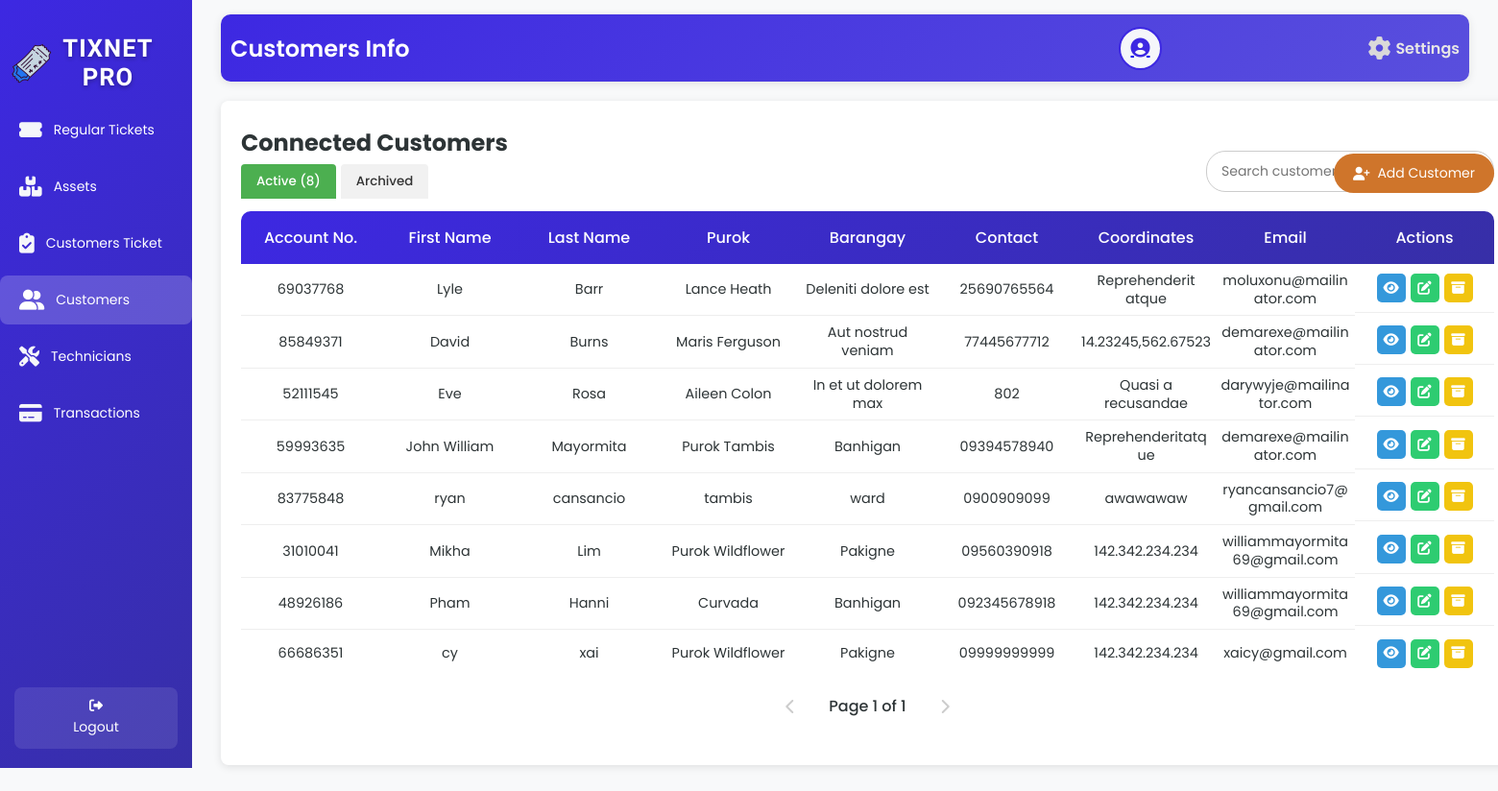
Screenshot of /customersT.php with the database file from the repository.
### tables this page shows
CREATE TABLE `tbl_customer` (
  `c_id` int(50) NOT NULL,
  `c_fname` varchar(200) NOT NULL,
  `c_lname` varchar(200) NOT NULL,
  `c_purok` varchar(200) NOT NULL,
  `c_barangay` varchar(200) NOT NULL,
  `c_contact` varchar(100) NOT NULL,
  `c_email` varchar(200) NOT NULL,
  `c_date` date NOT NULL,
  `c_napname` varchar(200) NOT NULL,
  `c_napport` int(50) NOT NULL,
  `c_macaddress` varchar(200) NOT NULL,
  `c_status` varchar(200) NOT NULL,
  `c_plan` varchar(200) NOT NULL,
  `c_equipment` varchar(200) NOT NULL,
  `c_account_no` int(100) NOT NULL,
  `c_coordinates` varchar(200) NOT NULL,
  `c_balance` int(50) NOT NULL,
  `c_startdate` varchar(100) NOT NULL,
  `c_nextdue` varchar(100) NOT NULL,
  `c_lastdue` varchar(100) NOT NULL,
  `c_nextbill` varchar(100) NOT NULL,
  `c_billstatus` varchar(100) NOT NULL,
  `c_advancedays` varchar(200) NOT NULL,
  `c_advance` int(200) NOT NULL
);

### customersT.php (the view, shortened to what this page needs)
<?php
include 'db.php';
function jsEscape($str) {
    return str_replace(
        ["\\", "'", "\"", "\n", "\r", "\t"],
        ["\\\\", "\\'", "\\\"", "\\n", "\\r", "\\t"],
        $str
    );
}
function formatDateDisplay($date) {
    if (empty($date) || $date === '0000-00-00') {
        return '';
    }
    return date('Y/M/d', strtotime($date));
}
function updateDueAndBillDates($conn, $account_no, $next_due) {
    $current_date = new DateTime();
    $next_due_date = new DateTime($next_due);
    return [$next_due, null, null];
}
$avatarPath = $_SESSION['avatarPath'];
if ($conn) {
    $limit = 10;
    $pageActive = isset($_GET['page_active']) ? (int)$_GET['page_active'] : 1;
    $offsetActive = ($pageActive - 1) * $limit;
    $totalActiveQuery = "SELECT COUNT(*) AS total FROM tbl_customer WHERE c_status NOT LIKE 'ARCHIVED:%' OR c_status IS NULL";
    $totalActiveResult = $conn->query($totalActiveQuery);
    $totalActiveRow = $totalActiveResult->fetch_assoc();
    $totalActive = $totalActiveRow['total'];
    $totalActivePages = ceil($totalActive / $limit);
    $pageArchived = isset($_GET['page_archived']) ? (int)$_GET['page_archived'] : 1;
    $sqlActive = "SELECT c_account_no, c_fname, c_lname, c_purok, c_barangay, c_contact, c_email, c_coordinates, c_date, c_napname, c_napport, c_macaddress, c_status, c_plan, c_equipment, c_balance, c_startdate, c_nextdue, c_lastdue, c_nextbill, c_billstatus
                  FROM tbl_customer WHERE c_status NOT LIKE 'ARCHIVED:%' OR c_status IS NULL LIMIT ?, ?";
    $stmtActive = $conn->prepare($sqlActive);
    $stmtActive->bind_param("ii", $offsetActive, $limit);
    $stmtActive->execute();
    $resultActive = $stmtActive->get_result();
} else {
    $_SESSION['error'] = "Database connection failed.";
}
?>
<!DOCTYPE html>
<html lang="en">
<head>
    <link rel="stylesheet" href="customerssT.css">
    <link rel="stylesheet" href="https://cdnjs.cloudflare.com/ajax/libs/font-awesome/6.6.0/css/all.min.css" />
</head>
<body>
<div class="wrapper">
    <div class="sidebar">
        <h2><img src="image/logo.png" alt="TixNet Icon" class="sidebar-icon">TixNet Pro</h2>
    <ul>
        <li><a href="staffD.php"><i class="fas fa-ticket-alt icon"></i> <span>Regular Tickets</span></a></li>
        <li><a href="assetsT.php"><i class="fas fa-boxes icon"></i> <span>Assets</span></a></li>
        <li><a href="AllCustomersT.php"><i class="fas fa-clipboard-check icon"></i> <span>Customers Ticket</span></a></li>
        <li><a href="customersT.php" class="active"><i class="fas fa-user-friends icon"></i> <span>Customers</span></a></li>
        <li><a href="AssignTech.php"><i class="fas fa-tools icon"></i> <span>Technicians</span></a></li>
        <li><a href="Payments.php"><i class="fas fa-credit-card icon"></i> <span>Transactions</span></a></li>
    </ul>
    <footer>
        <a href="technician_staff.php" class="back-home"><i class="fas fa-sign-out-alt"></i> Logout</a>
    </footer>
    </div>
    <div class="container">
        <div class="upper">
            <h1>Customers Info</h1>
            <div class="user-profile">
                <div class="user-icon">
                    <a href="image.php">
                        <?php
                        $cleanAvatarPath = preg_replace('/\?\d+$/', '', $avatarPath);
                        if (!empty($avatarPath) && file_exists($cleanAvatarPath)) {
                            echo "<img src='" . htmlspecialchars($avatarPath, ENT_QUOTES, 'UTF-8') . "' alt='User Avatar'>";
                        } else {
                            echo "<i class='fas fa-user-circle'></i>";
                        }
                        ?>
                    </a>
                </div>
                <a href="settings.php" class="settings-link">
                    <i class="fas fa-cog"></i>
                    <span>Settings</span>
                </a>
            </div>
        </div>
        <div class="table-box glass-container">
            <h2>Connected Customers</h2>
            <div class="tab-buttons">
                <button class="tab-btn <?php echo (isset($_GET['tab']) && $_GET['tab'] === 'customers_active') || !isset($_GET['tab']) ? 'active' : ''; ?>" onclick="showTab('customers_active')">
                    Active (<?php echo $totalActive; ?>)
                </button>
                <button class="tab-btn <?php echo isset($_GET['tab']) && $_GET['tab'] === 'customers_archived' ? 'active' : ''; ?>" onclick="showTab('customers_archived')">
                    Archived
                </button>
            </div>
             <div class="search-container">
                <span class="search-icon"><i class="fas fa-search"></i></span>
            </div>
            <div class="customer-actions">
                <form action="addC.php" method="get" style="display: inline;">
                    <button type="submit" class="add-user-btn"><i class="fas fa-user-plus"></i> Add Customer</button>
                </form>
            </div>
            <div class="active-customers" id="customers_active" <?php echo (isset($_GET['tab']) && $_GET['tab'] === 'customers_archived') ? 'style="display: none;"' : ''; ?>>
                <table id="active-customers-table">
                    <thead>
                        <tr>
                            <th>Account No.</th>
                            <th>First Name</th>
                            <th>Last Name</th>
                            <th>Purok</th>
                            <th>Barangay</th>
                            <th>Contact</th>
                            <th>Coordinates</th>
                            <th>Email</th>
                            <th>Actions</th>
                        </tr>
                    </thead>
                    <tbody id="active-customers-tbody">
                        <?php
                        if ($resultActive->num_rows > 0) {
                            while ($row = $resultActive->fetch_assoc()) {
                                if (!empty($row['c_nextdue'])) {
                                    list($updated_next_due, $updated_last_due, $updated_next_bill) = updateDueAndBillDates($conn, $row['c_account_no'], $row['c_nextdue']);
                                    $row['c_nextdue'] = $updated_next_due;
                                }
                                $displayStatus = ($row['c_status'] ?? '');
                                echo "<tr>
                                        <td>" . htmlspecialchars($row['c_account_no'], ENT_QUOTES, 'UTF-8') . "</td>
                                        <td>" . htmlspecialchars($row['c_fname'], ENT_QUOTES, 'UTF-8') . "</td>
                                        <td>" . htmlspecialchars($row['c_lname'], ENT_QUOTES, 'UTF-8') . "</td>
                                        <td>" . htmlspecialchars($row['c_purok'], ENT_QUOTES, 'UTF-8') . "</td>
                                        <td>" . htmlspecialchars($row['c_barangay'], ENT_QUOTES, 'UTF-8') . "</td>
                                        <td>" . htmlspecialchars($row['c_contact'], ENT_QUOTES, 'UTF-8') . "</td>
                                        <td>" . htmlspecialchars($row['c_coordinates'], ENT_QUOTES, 'UTF-8') . "</td>
                                        <td>" . htmlspecialchars($row['c_email'], ENT_QUOTES, 'UTF-8') . "</td>
                                        <td class='action-buttons'>
                                            <a class='view-btn' onclick=\"showViewDetails('" . htmlspecialchars($row['c_account_no'], ENT_QUOTES, 'UTF-8') . "', '" . jsEscape($row['c_fname']) . "', '" . jsEscape($row['c_lname']) . "', '" . jsEscape($row['c_purok']) . "', '" . jsEscape($row['c_barangay']) . "', '" . jsEscape($row['c_contact']) . "', '" . jsEscape($row['c_email']) . "', '" . jsEscape($row['c_coordinates']) . "', '" . jsEscape($row['c_date']) . "', '" . jsEscape($row['c_napname']) . "', '" . jsEscape($row['c_napport']) . "', '" . jsEscape($row['c_macaddress']) . "', '" . jsEscape($displayStatus) . "', '" . jsEscape($row['c_plan']) . "', '" . jsEscape($row['c_equipment']) . "', '" . jsEscape($row['c_balance'] ?? '0.00') . "', '" . jsEscape(formatDateDisplay($row['c_startdate'] ?? '')) . "', '" . jsEscape(formatDateDisplay($row['c_nextdue'] ?? '')) . "', '" . jsEscape(formatDateDisplay($row['c_lastdue'] ?? '')) . "', '" . jsEscape(formatDateDisplay($row['c_nextbill'] ?? '')) . "', '" . jsEscape($row['c_billstatus'] ?? 'Inactive') . "')\" title='View'><i class='fas fa-eye'></i></a>
                                            <a class='edit-btn' href='editC.php?account_no=" . htmlspecialchars($row['c_account_no'], ENT_QUOTES, 'UTF-8') . "' title='Edit'><i class='fas fa-edit'></i></a>
                                            <a class='archive-btn' onclick=\"showArchiveModal('" . htmlspecialchars($row['c_account_no'], ENT_QUOTES, 'UTF-8') . "', '" . jsEscape($row['c_fname'] . ' ' . $row['c_lname']) . "')\" title='Archive'><i class='fas fa-archive'></i></a>
                                        </td>
                                      </tr>";
                            }
                        } else {
                            echo "<tr><td colspan='10' style='text-align: center;'>No active customers found.</td></tr>";
                        }
                        ?>
                    </tbody>
                </table>
                <div class="pagination" id="active-customers-pagination">
                    <?php if ($pageActive > 1): ?>
                        <a href="?tab=customers_active&page_active=<?php echo $pageActive - 1; ?>&page_archived=<?php echo $pageArchived; ?>" class="pagination-link"><i class="fas fa-chevron-left"></i></a>
                    <?php else: ?>
                        <span class="pagination-link disabled"><i class="fas fa-chevron-left"></i></span>
                    <?php endif; ?>
                    <span class="current-page">Page <?php echo $pageActive; ?> of <?php echo $totalActivePages; ?></span>
                    <?php if ($pageActive < $totalActivePages): ?>
                        <a href="?tab=customers_active&page_active=<?php echo $pageActive + 1; ?>&page_archived=<?php echo $pageArchived; ?>" class="pagination-link"><i class="fas fa-chevron-right"></i></a>
                    <?php else: ?>
                        <span class="pagination-link disabled"><i class="fas fa-chevron-right"></i></span>
                    <?php endif; ?>
                </div>
            </div>
        </div>
    </div>
</div>
</body>
</html>

### rows the page displays
tbl_customer: c_account_no "69037768", c_fname "Lyle", c_lname "Barr", c_purok "Lance Heath", c_barangay "Deleniti dolore est", c_contact "25690765564", c_coordinates "Reprehenderit atque", c_email "moluxonu@mailinator.com"
tbl_customer: c_account_no "85849371", c_fname "David", c_lname "Burns", c_purok "Maris Ferguson", c_barangay "Aut nostrud veniam", c_contact "77445677712", c_coordinates "14.23245,562.67523", c_email "demarexe@mailinator.com"
tbl_customer: c_account_no "52111545", c_fname "Eve", c_lname "Rosa", c_purok "Aileen Colon", c_barangay "In et ut dolorem max", c_contact "802", c_coordinates "Quasi a recusandae", c_email "darywyje@mailinator.com"
tbl_customer: c_account_no "59993635", c_fname "John William", c_lname "Mayormita", c_purok "Purok Tambis", c_barangay "Banhigan", c_contact "09394578940", c_coordinates "Reprehenderitatque", c_email "demarexe@mailinator.com"
tbl_customer: c_account_no "83775848", c_fname "ryan", c_lname "cansancio", c_purok "tambis", c_barangay "ward", c_contact "0900909099", c_coordinates "awawawaw", c_email "ryancansancio7@gmail.com"
tbl_customer: c_account_no "31010041", c_fname "Mikha", c_lname "Lim", c_purok "Purok Wildflower", c_barangay "Pakigne", c_contact "09560390918", c_coordinates "142.342.234.234", c_email "williammayormita69@gmail.com"
tbl_customer: c_account_no "48926186", c_fname "Pham", c_lname "Hanni", c_purok "Curvada", c_barangay "Banhigan", c_contact "092345678918", c_coordinates "142.342.234.234", c_email "williammayormita69@gmail.com"
tbl_customer: c_account_no "66686351", c_fname "cy", c_lname "xai", c_purok "Purok Wildflower", c_barangay "Pakigne", c_contact "09999999999", c_coordinates "142.342.234.234", c_email "xaicy@gmail.com"

### other values shown
$totalActive "8"
$pageActive "1"
$totalActivePages "1"
